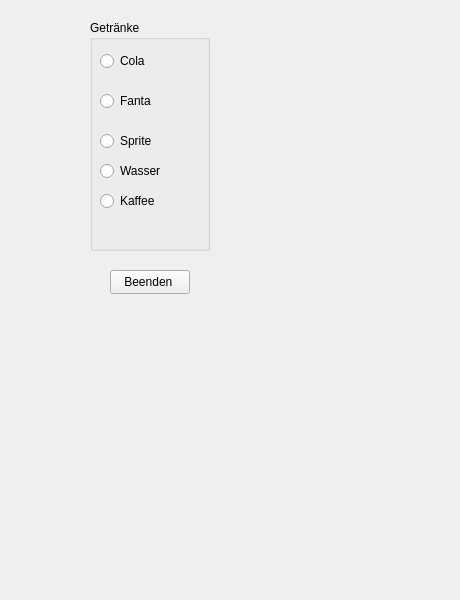
<?xml version="1.0" encoding="UTF-8"?>
<ui version="4.0">
 <class>fenster</class>
 <widget class="QMainWindow" name="fenster">
  <property name="geometry">
   <rect>
    <x>0</x>
    <y>0</y>
    <width>460</width>
    <height>600</height>
   </rect>
  </property>
  <property name="windowTitle">
   <string>MainWindow</string>
  </property>
  <widget class="QWidget" name="centralwidget">
   <widget class="QPushButton" name="pushButton">
    <property name="geometry">
     <rect>
      <x>110</x>
      <y>270</y>
      <width>80</width>
      <height>24</height>
     </rect>
    </property>
    <property name="text">
     <string>Beenden </string>
    </property>
   </widget>
   <widget class="QGroupBox" name="groupBox_2">
    <property name="geometry">
     <rect>
      <x>90</x>
      <y>20</y>
      <width>120</width>
      <height>231</height>
     </rect>
    </property>
    <property name="title">
     <string>Getränke</string>
    </property>
    <widget class="QRadioButton" name="radioButton_5">
     <property name="geometry">
      <rect>
       <x>10</x>
       <y>30</y>
       <width>91</width>
       <height>22</height>
      </rect>
     </property>
     <property name="text">
      <string>Cola</string>
     </property>
    </widget>
    <widget class="QRadioButton" name="radioButton_6">
     <property name="geometry">
      <rect>
       <x>10</x>
       <y>70</y>
       <width>91</width>
       <height>22</height>
      </rect>
     </property>
     <property name="text">
      <string>Fanta</string>
     </property>
    </widget>
    <widget class="QRadioButton" name="radioButton_7">
     <property name="geometry">
      <rect>
       <x>10</x>
       <y>110</y>
       <width>91</width>
       <height>22</height>
      </rect>
     </property>
     <property name="text">
      <string>Sprite</string>
     </property>
    </widget>
    <widget class="QRadioButton" name="radioButton_8">
     <property name="geometry">
      <rect>
       <x>10</x>
       <y>140</y>
       <width>91</width>
       <height>22</height>
      </rect>
     </property>
     <property name="text">
      <string>Wasser</string>
     </property>
    </widget>
    <widget class="QRadioButton" name="radioButton_9">
     <property name="geometry">
      <rect>
       <x>10</x>
       <y>170</y>
       <width>91</width>
       <height>22</height>
      </rect>
     </property>
     <property name="text">
      <string>Kaffee</string>
     </property>
    </widget>
   </widget>
  </widget>
 </widget>
 <resources/>
 <connections/>
</ui>
